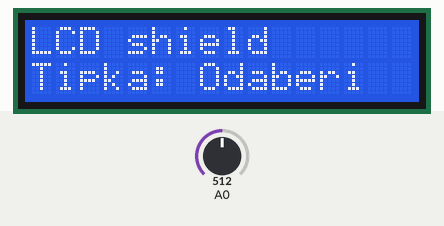
Recording of a sketch running on a simulated Arduino Uno, built with avr-gcc and run on an emulated ATmega328P. Shown: 16×2 character LCD. Inputs (shaded band) come from the test bench; at power-on: A0 = 512.

Above: at 1.2 s.
1.3 s: A0 set to 450
At 1.7 s:
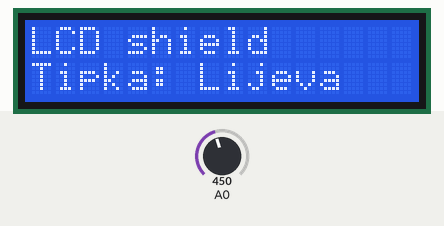
2.8 s: A0 set to 290
At 4.0 s:
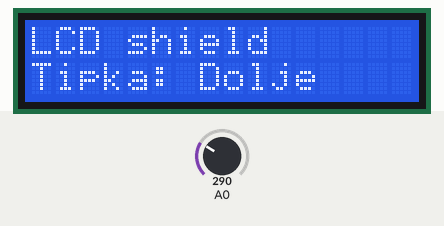
4.3 s: A0 set to 140
At 5.2 s:
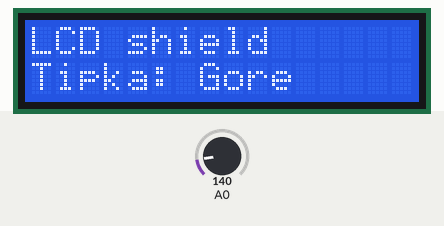
5.8 s: A0 set to 40
At 6.4 s:
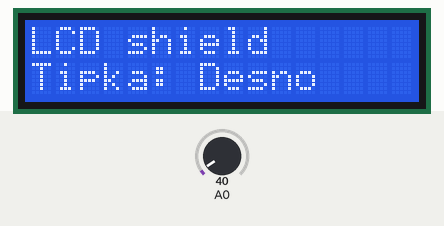
7.3 s: A0 set to 716
At 8.5 s:
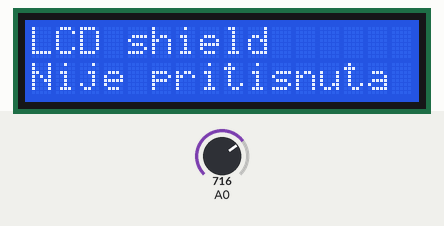
8.8 s: A0 set to 511
At 9.8 s:
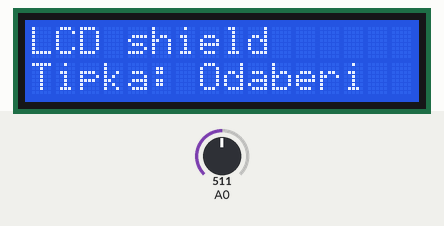
Timing chart, 0 to 11.3 s (numbered marks = the images above; inputs shaded):
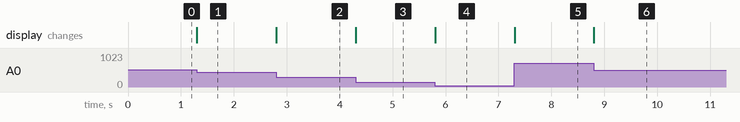

The sketch:

LCD_shield_tipkala.ino
```cpp
#include <LiquidCrystal.h>

/*******************************************************
 *
Ovaj program namijenjen je za korištenje s LCD Shieldom
Prikazivanje poruka i testiranje rada tipkala

Marko Miroslav Bača, 2018

********************************************************/

LiquidCrystal lcd(8, 9, 4, 5, 6, 7);

int tipkalo_odabir     = 0;
int tipkalo_vrijednost  = 0; //analogna vrijednost

int desna = 0;
int lijeva = 1;
int gore = 2;
int dolje = 3;
int odaberi = 4;
int nista = 5;


int citaj_tipkalo()
{
 tipkalo_vrijednost = analogRead(0);
 // Koristite analogno čitanje pina 0 kako bi pročitali vrijednosti svojih tipki moje vrijednosti: 0, 100, 258, 413, 645,1023
 // te na tu vrijednost dodajemo 50 kako bi bili sigurni da će očitanje biti dobro
 if (tipkalo_vrijednost > 1000) return nista;
 if (tipkalo_vrijednost < 50)   return desna;
 if (tipkalo_vrijednost < 150)  return gore;
 if (tipkalo_vrijednost < 300)  return dolje;
 if (tipkalo_vrijednost < 460)  return lijeva;
 if (tipkalo_vrijednost < 700)  return odaberi;

 return nista;
}

void setup(){

 lcd.begin(16, 2);
 lcd.setCursor(0,0);
 lcd.print("LCD shield");
}

void loop()

{

 lcd.setCursor(0,1);
 tipkalo_odabir = citaj_tipkalo();

 switch (tipkalo_odabir) // izvršavanje radnje ovisno o pritisnutom tipkalu
 {
   case 0:
     {
     lcd.print("Tipka: Desno    ");
     break;
     }
   case 1:
     {
     lcd.print("Tipka: Lijeva   ");
     break;
     }
   case 2:
     {
     lcd.print("Tipka: Gore     ");
     break;
     }
   case 3:
     {
     lcd.print("Tipka: Dolje    ");
     break;
     }
   case 4:
     {
     lcd.print("Tipka: Odaberi  ");
     break;
     }
     case 5:
     {
     lcd.print("Nije pritisnuta ");
     break;
     }
 }
}
```

Measured:
- after the input at 1.3 s, the display: changes at once (image 1)
- after the input at 2.8 s, the display: changes at once (image 2)
- after the input at 4.3 s, the display: changes at once (image 3)
- after the input at 5.8 s, the display: changes at once (image 4)
- after the input at 7.3 s, the display: changes at once (image 5)
- after the input at 8.8 s, the display: changes at once (image 6)
